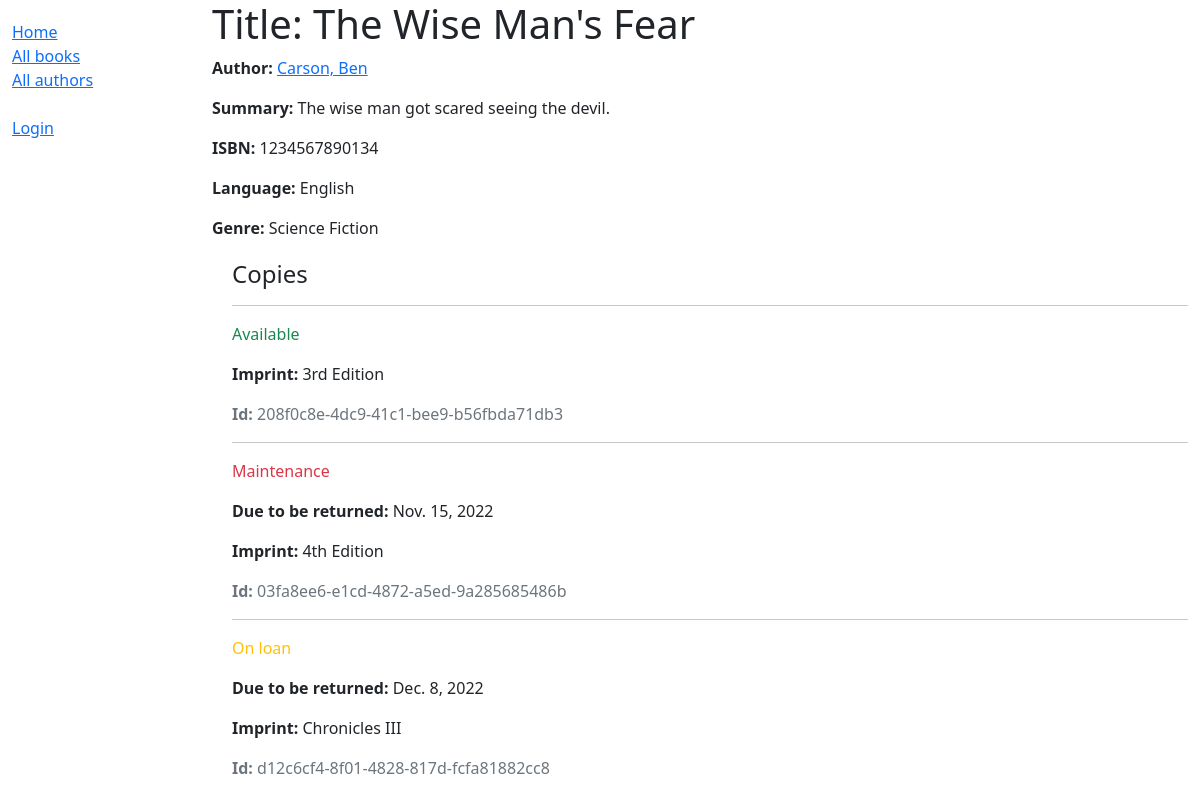
/catalog/book/1, run on the app's committed database.
### catalog/models.py (models this page shows, shortened)
class Book(models.Model):
    title = models.CharField(max_length=200)
    author = models.ForeignKey(Author, on_delete=models.SET_NULL, null=True)
    summary = models.TextField(
        max_length=1000, help_text="Enter a brief description of the book")
    isbn = models.CharField("ISBN", max_length=13, unique=True,
                            help_text='13 characters <a href="https://www.isbn-international.org/content/what-isbn">ISBN number</a>')
    genre = models.ManyToManyField(
        Genre, help_text='Select a genre for this book')
    language = models.ForeignKey(
        Language, on_delete=models.SET_NULL, null=True)
    def display_genre(self):
        """Create a string for the Genre. This is required to display genre in Admin."""
        return ', '.join(genre.name for genre in self.genre.all()[:3])
    display_genre.short_description = "Genre"

class Author(models.Model):
    first_name = models.CharField(max_length=100)
    last_name = models.CharField(max_length=100)
    date_of_birth = models.DateField(null=True, blank=True)
    date_of_death = models.DateField('died', null=True, blank=True)
    class Meta:
        ordering = ['last_name', 'first_name']
    def get_absolute_url(self):
        return reverse('author-detail', args=[str(self.id)])
    def __str__(self):
        return f'{self.last_name}, {self.first_name}'

class Language(models.Model):
    name = models.CharField(max_length=200,
                            help_text="Enter the book's natural language (e.g. English, French, Japanese etc.)")
    def __str__(self):
        return self.name

class Genre(models.Model):
    name = models.CharField(
        max_length=200, help_text="Enter a book genre e.g. Science Fiction")
    def __str__(self):
        return self.name

class BookInstance(models.Model):
    id = models.UUIDField(primary_key=True, default=uuid.uuid4,
                          help_text='Unique ID for this particular book across whole library')
    book = models.ForeignKey('Book', on_delete=models.RESTRICT, null=True)
    imprint = models.CharField(max_length=200)
    due_back = models.DateField(null=True, blank=True)
    borrower = models.ForeignKey(
        User, on_delete=models.SET_NULL, null=True, blank=True)
    LOAN_STATUS = (
        ('m', 'Maintenance'),
        ('o', 'On loan'),
        ('a', 'Available'),
        ('r', 'Reserved'),
    )
    status = models.CharField(
        max_length=1,
        choices=LOAN_STATUS,
        blank=True,
        default='m',
        help_text='Book availability',
    )
    class Meta:
        ordering = ['due_back']
        permissions = (("can_mark_returned", "Set book as returned"),)

### catalog/views.py (the view)
# urls.py: path('book/<int:pk>', views.BookDetailView.as_view(), name='book-detail'),
class BookDetailView(generic.DetailView):
    model = Book

### catalog/templates/catalog/book_detail.html
{% extends "base_generic.html" %}
{% block content %}
<h1>Title: {{ book.title }}</h1>
<p><strong>Author:</strong> <a href="{{ book.author.get_absolute_url }}">{{ book.author }}</a></p>
<p><strong>Summary:</strong> {{ book.summary }}</p>
<p><strong>ISBN:</strong> {{ book.isbn }}</p>
<p><strong>Language:</strong> {{ book.language }}</p>
<p><strong>Genre:</strong> {{ book.genre.all|join:", " }}</p>
<div style="margin-left:20px;margin-top:20px">
    <h4>Copies</h4>
    {% for copy in book.bookinstance_set.all %}
    <hr>
    <p
        class="{% if copy.status == 'a' %}text-success{% elif copy.status == 'm' %}text-danger{% else %}text-warning{% endif %}">
        {{ copy.get_status_display }}
    </p>
    {% if copy.status != 'a' %}
    <p><strong>Due to be returned:</strong> {{ copy.due_back }}</p>
    {% endif %}
    <p><strong>Imprint:</strong> {{ copy.imprint }}</p>
    <p class="text-muted"><strong>Id:</strong> {{ copy.id }}</p>
    {% endfor %}
</div>
{% endblock %}

### data on the page
Book: author "Carson, Ben", summary "The wise man got scared seeing the devil.", isbn "1234567890134", language "English", genre.all "Science Fiction"
BookInstance: status "Available", imprint "3rd Edition", id "208f0c8e-4dc9-41c1-bee9-b56fbda71db3"
BookInstance: status "Maintenance", due_back "Nov. 15, 2022", imprint "4th Edition", id "03fa8ee6-e1cd-4872-a5ed-9a285685486b"
BookInstance: status "On loan", due_back "Dec. 8, 2022", imprint "Chronicles III", id "d12c6cf4-8f01-4828-817d-fcfa81882cc8"
